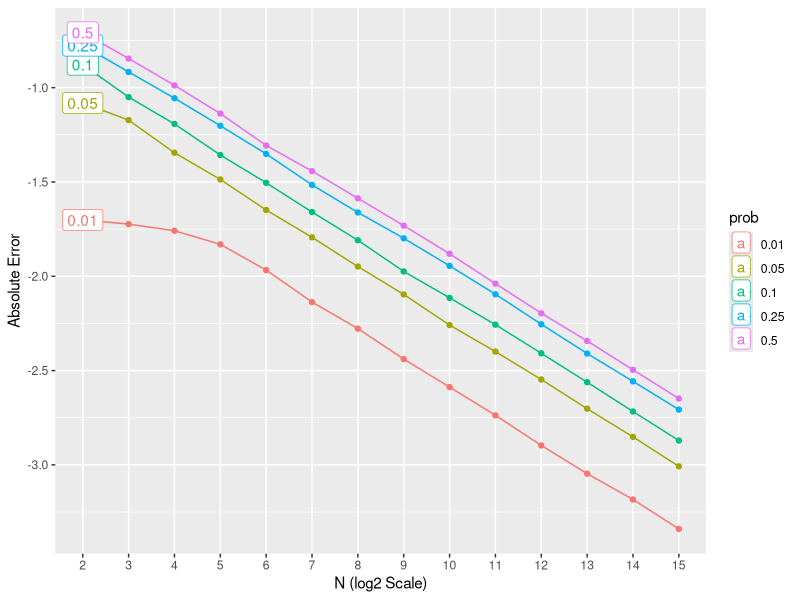
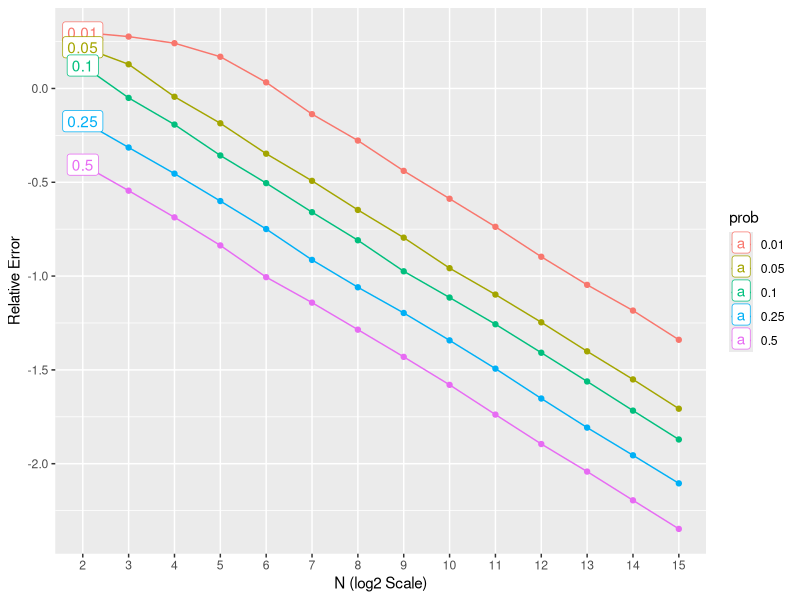

The R script that drew these images, in order:
## ---- chunk 1
knitr::opts_chunk$set(echo = TRUE)
## ---- chunk 2
# required library
library(tidyverse)
## ---- chunk 3
# This function is to change the format of the dataframe for future plotting.
format_change <- function(df,name)
{
  df <- df %>%
    select(prob:15) %>%
    # pivot wide format data to long format data. N represents the log2 scale of replicate number and name stores the probability estimated from simulation
    pivot_longer(.,cols = c("2":"15"), names_to = "N",values_to = name)
  
  # convert the list type to discrete
  df$N <- as.integer(df$N) %>%
    as.factor()
  # convert the list type to double
  ifelse(name == "Absolute_Error",df$Absolute_Error <-as.double(df$Absolute_Error),df$Relative_Error <-as.double(df$Relative_Error))
  # convert the list type to discrete
  df$prob <- as.numeric(df$prob) %>%
    as.factor()
  
  return(df)
}
## ---- chunk 4
# define required probability
prob <- c(0.01,0.05,0.10,0.25,0.50)
# define required log2 scale of the replicate number
rep <- c(2:15)
# define two 5 * 15 dataframes to store related information
abs_result_df <- data.frame(matrix(list(),nrow = 5, ncol=15))
rel_result_df <- data.frame(matrix(list(),nrow = 5, ncol=15))
# define columns name for dataframes
name <- c(c("prob"),c(2:15))
colnames(abs_result_df) <- name
colnames(rel_result_df) <- name

# find the absolute error and relative error for each combination of replicate number and probability
for (i in 1:length(prob))
{
  # store the probability
  abs_result_df[[i,1]] = prob[i]
  rel_result_df[[i,1]] = prob[i]
  # calculate the absolute error and relative error
  for (p in 1:length(rep))
  {
    # want to get the same result for each simulation
    set.seed(2)
    # produces 1000 observations from Bin(2^rep[p],prob[i]) 
    # Bin(2^rep[p],prob[i]) is defined by the number of successes in 2^rep[p] independent trials
    # Use 2^rep[p] to divide the number of successes to get the simulation probability 
    result = rbinom(1000,2^rep[p],prob[i]) /2^rep[p]
    # find the average absolute error among 1000 observations
    abs_result_df[[i,p+1]] =log( mean(abs(result-prob[i])),10)
    # find the average relative error among 1000 observations
    rel_result_df[[i,p+1]] =log(mean(abs(result-prob[i])/prob[i]),10) 
  }
}
# change the format: from 5 * 15 to 3 * 70. Columns of new dataframe are prob, N and Absolute_Error (Relative_Error)
abs_result_df2 <- format_change(abs_result_df,"Absolute_Error")
rel_result_df2 <- format_change(rel_result_df,"Relative_Error")
## ---- chunk 5
abs_result_df2 %>%
  # X-axis is the log2(replicate number), Y-axis is the absolute error, group by probability
  ggplot(aes(x = N, y = Absolute_Error,group = prob,color = prob)) +
  # add points
  geom_point(aes(group = prob,col=prob)) +
  # add lines
  geom_line(aes(group = prob,col=prob)) +
  # add one label for each line otherwise, the figure will be messy.
  geom_label(aes(label = prob), data = abs_result_df2 %>% filter (N == 2))+
  # define X label and Y label for the figure.
  labs(y= "Absolute Error", x = "N (log2 Scale)") 
## ---- chunk 6
rel_result_df2 %>%
   # X-axis is the log2(replicate number), Y-axis is the relative error, group by probability
  ggplot(aes(x = N, y = Relative_Error,group = prob,color = prob)) +
  # add points
  geom_point(aes(group = prob,col=prob)) +
  # add lines
  geom_line(aes(group = prob,col=prob)) +
  # add one label for each line otherwise, the figure will be messy.
  geom_label(aes(label = prob), data = rel_result_df2 %>% filter (N == 2))+
  # define X label and Y label for the figure.
  labs(y= "Relative Error", x = "N (log2 Scale)") 
